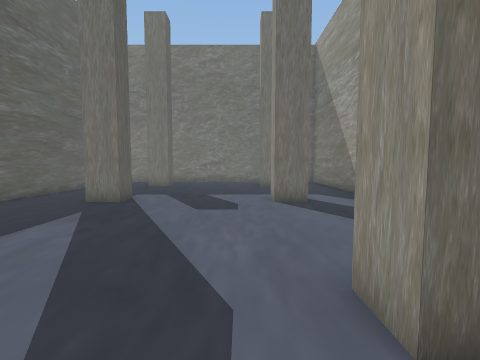
[1] (above)

15 first-person views from a walk through a 3-D level made in the Unity game engine. The camera is 1.4 m above the floor, tilts 4° down and sees 90° across. The floor is counted in squares, 1 m on a side. Each view is taken from the middle of a square. On the plan, view 1 faces up. The plan holds only what a view shows up to about 13 squares ahead; the rest is blank. The place goes on beyond the plan. The player is left out.

[2]
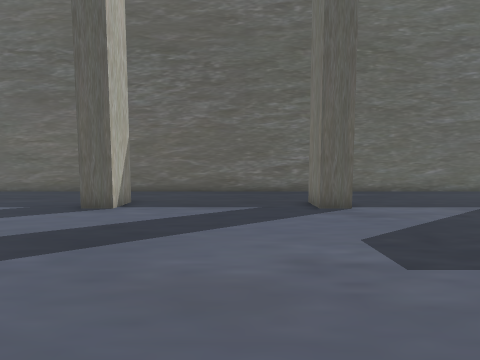

[3]
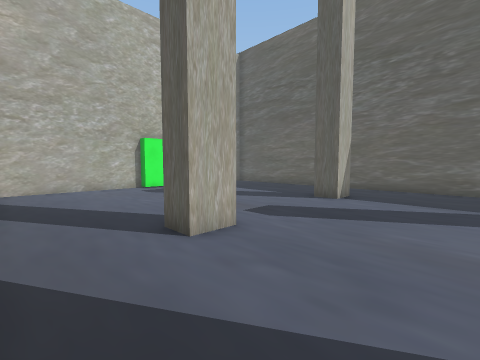

[4]
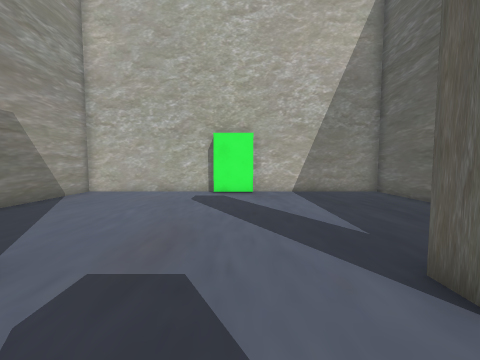

[5]
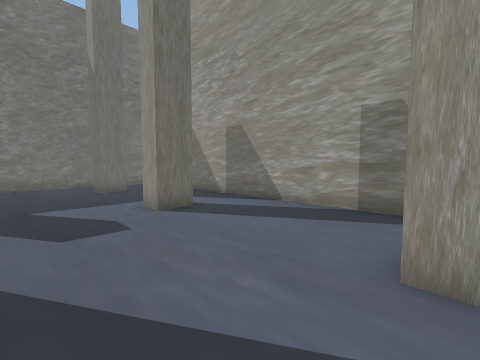

[6]
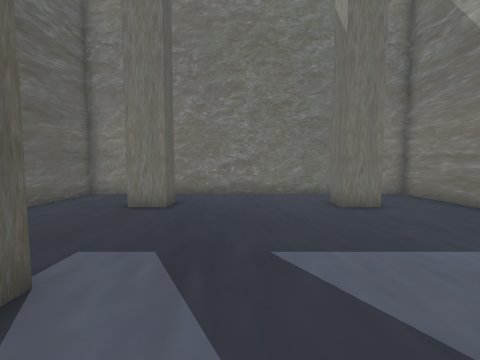

[7]
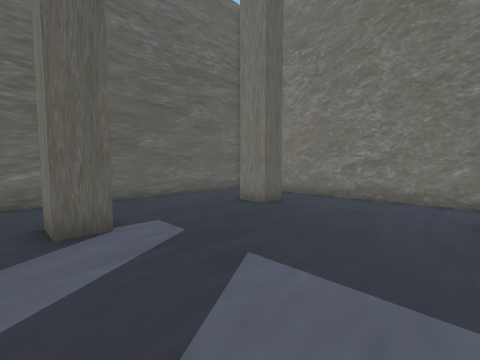

[8]
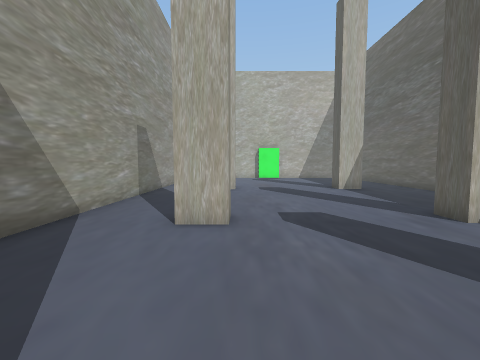

[9]
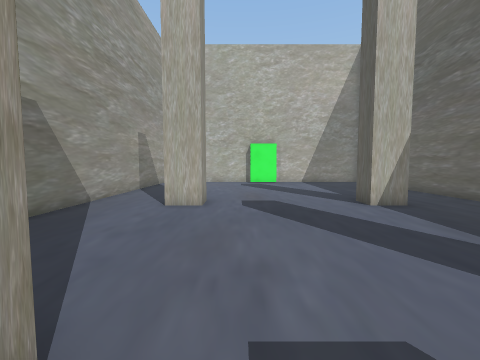

[10]
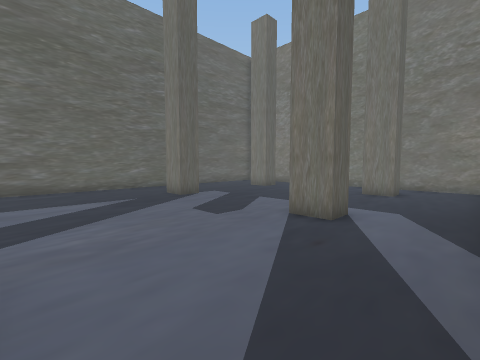

[11]
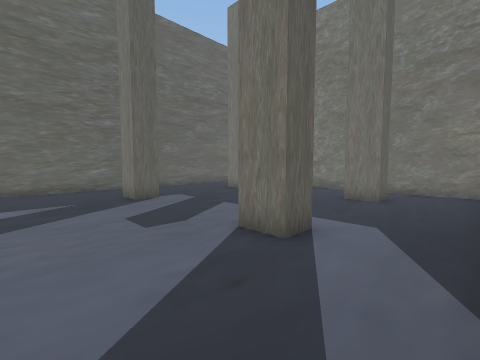

[12]
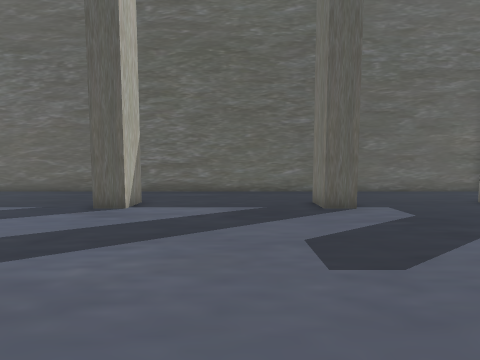

[13]
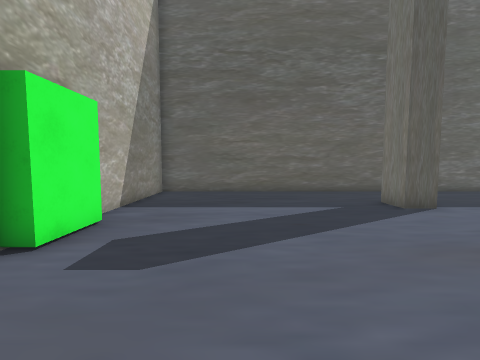

[14]
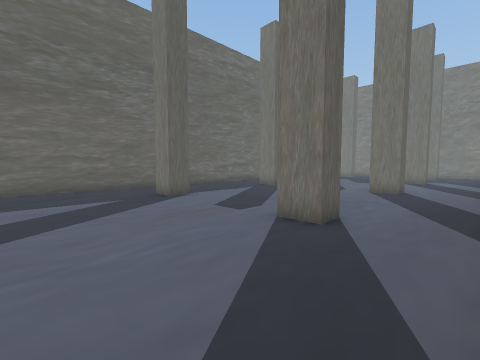

[15]
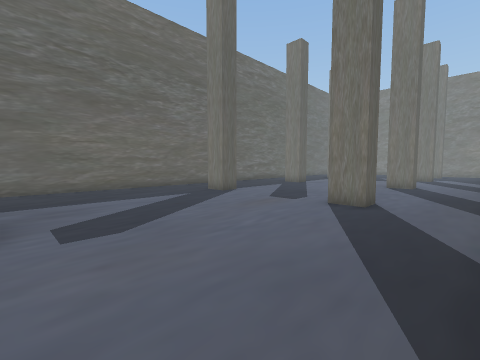

### Floor plan
Points are (right, up) in squares from view 1. A wall is a line through its corners. A room is listed if a view was taken in it or the views show most of it. See-through windows are left out.
Room 1 (views 1, 2, 3, 4, 5, 6, 7, 8, 9, 10, 11, 12, 13, 14, 15)
walls: (1.3, 1.6) (1.3, 2.6) (2.5, 2.6) (2.5, 1.6) (1.3, 1.6); (-5.6, 2.6) (-4.3, 2.6) (-4.3, 1.6) (-5.6, 1.6); (1.3, -4.9) (2.5, -4.9) (2.5, -5.9) (1.3, -5.9) (1.3, -4.9); (-4.3, 9.6) (-4.3, 8.7) (-5.6, 8.7); (-5.6, -4.9) (-4.3, -4.9) (-4.3, -5.9) (-5.6, -5.9); (2.5, 9.8) (2.5, 8.7) (1.3, 8.7) (1.3, 9.8); (-4.3, 15.6) (-4.3, 14.6) (-5.6, 14.6); (2.5, 15.6) (2.5, 14.6) (1.3, 14.6) (1.3, 15.6); (-2.8, -14.3) (-0.8, -14.3) (-0.8, -14.8) (5.5, -14.8) (5.5, 17.9) (-8.8, 17.9) (-8.8, -14.8) (-2.6, -14.8)

Where each view was taken, in squares from view 1:
view 1: 0 up, 0 right, facing up
view 2: 1 down, 3 right, facing left
view 3: 1 down, 5 right, facing down-left
view 4: 3 down, 2 left, facing down
view 5: 2 up, 2 left, facing up-right
view 6: 7 up, 2 left, facing up
view 7: 8 up, 1 right, facing up-left
view 8: 8 up, 1 right, facing down
view 9: 3 up, 0 right, facing down
view 10: 3 up, 5 right, facing up-left
view 11: 5 up, 5 right, facing up-left
view 12: 6 up, 3 right, facing left
view 13: 11 down, 3 right, facing left
view 14: 11 down, 5 right, facing up-left
view 15: 14 down, 5 right, facing up-left
